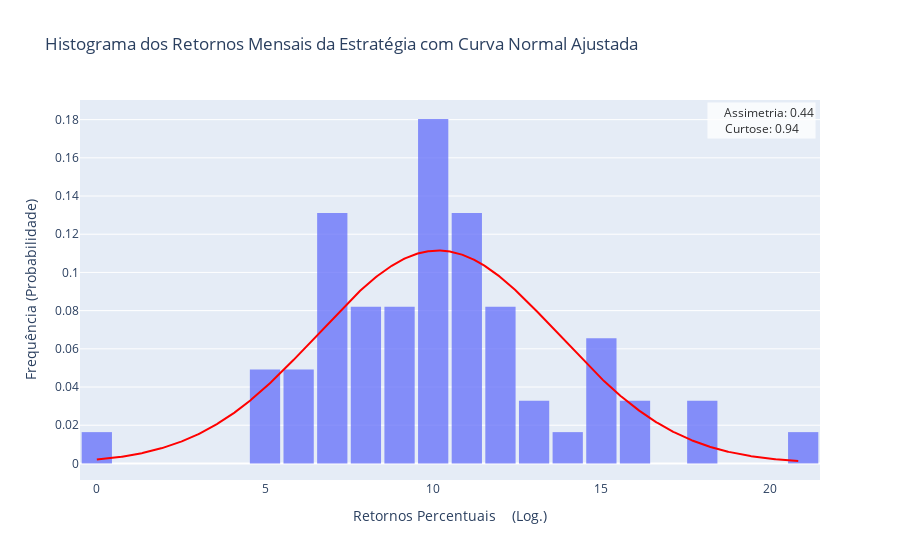

Notebook code for this chart:
### Markdown cell above
##### **Histograma dos Retornos da Estratégia com Curva Normal Ajustada**

### Code cell
# Suponha que 'average_monthly_results' seja o seu vetor de retornos da estratégia
returns = average_monthly_results  # Substitua com os seus dados de retornos

# Ajusta a distribuição normal aos dados (média e desvio padrão)
mean, std_dev = stats.norm.fit(returns)

# Cria o histograma
hist_data = go.Histogram(
    x=returns,
    nbinsx=30,  # Defina o número de bins conforme necessário
    name='Histograma dos Retornos',
    opacity=0.75,
    histnorm='probability'  # Normaliza o histograma para a probabilidade
)

# Cria a curva normal ajustada
x_range = np.linspace(min(returns), max(returns), 1000)
y_range = stats.norm.pdf(x_range, mean, std_dev)  # Calcula a função de densidade da normal

# Adiciona a curva normal ao gráfico
normal_curve = go.Scatter(
    x=x_range,
    y=y_range,
    mode='lines',
    name='Curva Normal Ajustada',
    line=dict(color='red', width=2)
)

# Calcular a assimetria e a curtose
skewness = stats.skew(returns)
kurtosis = stats.kurtosis(returns)

# Cria a figura com histograma e curva normal
fig = go.Figure(data=[hist_data, normal_curve])

# Adicionar anotações de assimetria e curtose
fig.add_annotation(
    x=0.995, y=0.995, 
    text=f'     Assimetria: {skewness:.2f}<br>Curtose: {kurtosis:.2f}', 
    showarrow=False, 
    font=dict(size=12, color="black"), 
    align="center", 
    xref="paper", yref="paper", 
    bgcolor="white", opacity=0.8
)

# Atualiza o layout com títulos e rótulos
fig.update_layout(
    title="Histograma dos Retornos Mensais da Estratégia com Curva Normal Ajustada",
    xaxis_title="Retornos Percentuais    (Log.)",
    yaxis_title="Frequência (Probabilidade)",
    bargap=0.1,  # Ajusta o espaçamento entre as barras
    #
    showlegend=False
)

# Exibe o gráfico
fig.show()

### Figure 1 — Plotly figure (JSON) as saved in the notebook; plotly's stock layout.template omitted (floating-point values rounded to 4 significant figures; data arrays with more than 128 entries replaced by an {"elided": "..."} marker saying what was removed)
{"data": [{"histnorm": "probability", "name": "Histograma dos Retornos", "nbinsx": 30, "opacity": 0.75, "type": "histogram", "x": [0, 5.299, 9.461, 7.344, 5.81, 9.262, 12.1, 10.87, 8.241, 12.96, 7.75, 6.942, 8.456, 10.94, 11.33, 10.52, 18.27, 20.85, 12.01, 10.46, 14.79, 13.56, 8.793, 13.03, 15.26, 9.667, 6.508, 9.864, 10.71, 9.768, 7.701, 6.99, 8.014, 8.73, 6.948, 6.899, 16.3, 11.53, 5.127, 8.749, 14.87, 14.83, 12.3, 11.97, 7.464, 15.81, 17.52, 10.23, 6.167, 11.42, 9.978, 5.35, 9.681, 9.854, 6.791, 9.841, 6.485, 9.829, 10.51, 9.703, 10.59]}, {"line": {"color": "red", "width": 2}, "mode": "lines", "name": "Curva Normal Ajustada", "type": "scatter", "x": {"elided": "1000 float values"}, "y": {"elided": "1000 float values"}}], "layout": {"annotations": [{"align": "center", "bgcolor": "white", "font": {"color": "black", "size": 12}, "opacity": 0.8, "showarrow": false, "text": "     Assimetria: 0.44<br>Curtose: 0.94", "x": 0.995, "xref": "paper", "y": 0.995, "yref": "paper"}], "bargap": 0.1, "showlegend": false, "title": {"text": "Histograma dos Retornos Mensais da Estratégia com Curva Normal Ajustada"}, "xaxis": {"title": {"text": "Retornos Percentuais    (Log.)"}}, "yaxis": {"title": {"text": "Frequência (Probabilidade)"}}}}
